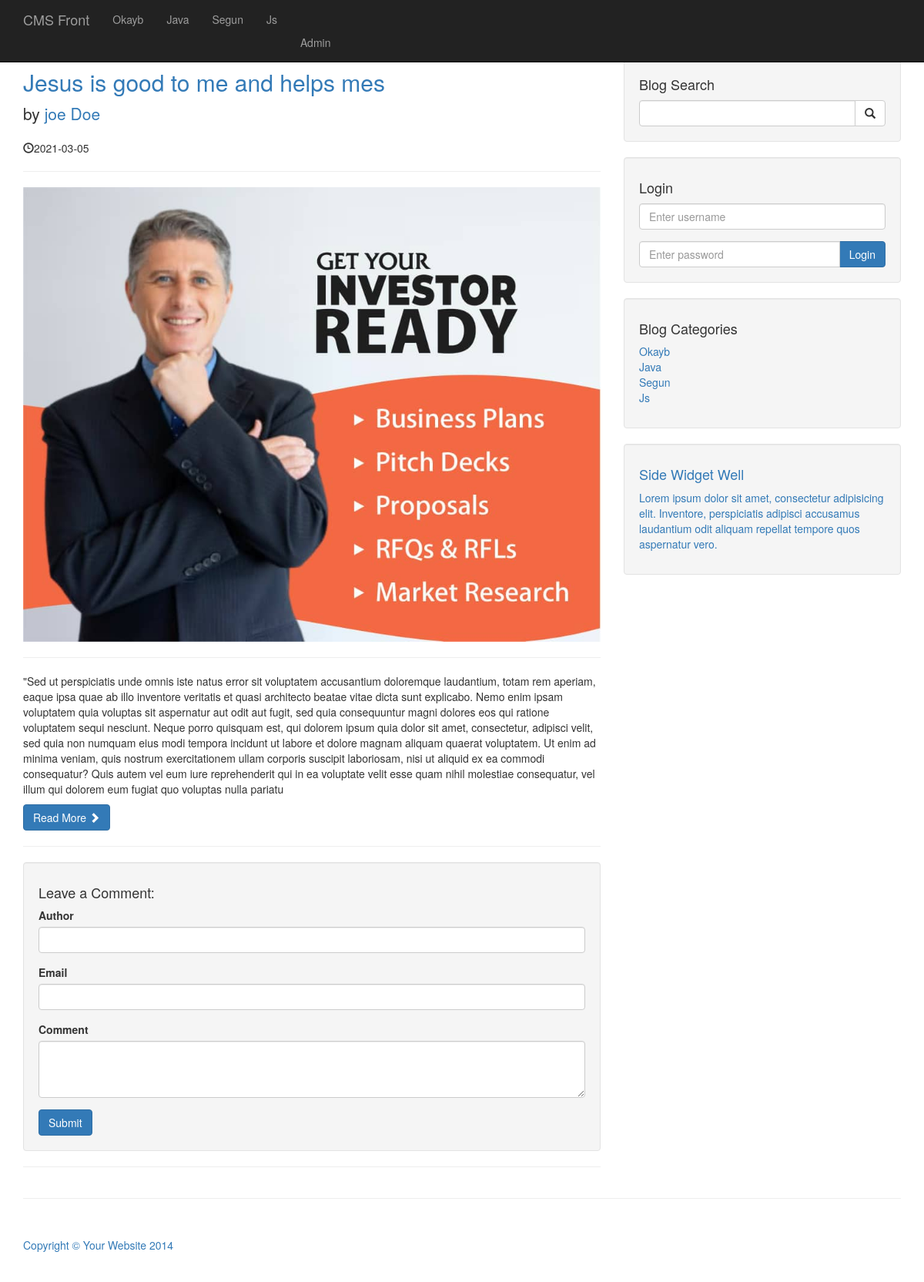
The app's page /post.php?p_id=1 with its own data.
### tables this page shows
CREATE TABLE `categories` (
  `cat_id` int(3) NOT NULL,
  `cat_title` varchar(255) NOT NULL
);

CREATE TABLE `posts` (
  `post_id` int(3) NOT NULL,
  `post_category_id` int(3) NOT NULL,
  `post_title` varchar(255) NOT NULL,
  `post_author` varchar(255) NOT NULL,
  `post_date` date NOT NULL,
  `post_image` text NOT NULL,
  `post_content` text NOT NULL,
  `post_tags` varchar(255) NOT NULL,
  `post_comment_count` int(11) NOT NULL,
  `post_status` varchar(255) NOT NULL DEFAULT 'draft'
);

### post.php (the view, shortened to what this page needs)
<?php include 'includes/header.php'?>
<?php include 'includes/navbar.php'?>
    <div class="container">
        <div class="row">
            <div class="col-md-8">
<?php
if(isset($_GET['p_id'])){
    $post_id=$_GET['p_id'];
}
$query="SELECT * FROM posts WHERE post_id = $post_id ";
$select_all_posts=mysqli_query($connection,$query);
while($row=mysqli_fetch_assoc($select_all_posts)){
    $post_title=$row['post_title'];
    $post_author=$row['post_author'];
    $post_date=$row['post_date'];
    $post_image=$row['post_image'];
    $post_content=$row['post_content'];
?>
                <h2>
                    <a href="#"><?php echo $post_title?></a>
                </h2>
                <p class="lead">
                    by <a href="index.php"><?php echo $post_author?></a>
                </p>
                <p><span class="glyphicon glyphicon-time"></span><?php echo $post_date?></p>
                <hr>
                <img class="img-responsive" src="images/<?php echo $post_image; ?>" alt="">
                <hr>
                <p><?php echo $post_content?></p>
                <a class="btn btn-primary" href="#">Read More <span class="glyphicon glyphicon-chevron-right"></span></a>
    <hr>
<?php } ?>
                <div class="well">
                    <h4>Leave a Comment:</h4>
                    <form action="" method="POST" role="form" >
                    <div class="form-group">
                        <label for="author">Author</label>
                        <input type="text" name="comment_author"  class="form-control" required>
                        </div>
                        <div class="form-group">
                            <label for="email">Email</label>
                    <input type="email" name="comment_email" class="form-control" required>
                        </div>
                        <div class="form-group">
                            <label for="comment">Comment</label>
                            <textarea class="form-control" name="comment_content" rows="3"></textarea>
                        </div>
                        <button type="submit" name="create_comment" class="btn btn-primary">Submit</button>
                    </form>
                </div>
                <hr>
            </div>
<?php include 'includes/sidebar.php'?>
        </div>
    </div>
        <hr>
        <?php include 'includes/footer.php'?>

### includes/navbar.php (shortened to what this page needs)
<?php include 'includes/db.php'?>
<nav class="navbar navbar-inverse navbar-fixed-top" role="navigation">
    <div class="container">
        <div class="navbar-header">
            <a class="navbar-brand" href="index.php">CMS Front</a>
        </div>
        <div class="collapse navbar-collapse" id="bs-example-navbar-collapse-1">
            <ul class="nav navbar-nav">
        <?php
        $query="SELECT * FROM categories";
        $select_all_categories=mysqli_query($connection,$query);
        while($row=mysqli_fetch_assoc($select_all_categories)){
           $cat_title= $row['cat_title'];
           $cat_id= $row['cat_id'];
           echo "<li><a href='category.php?category=$cat_id'>{$cat_title}</li>";
        }
        ?>
        <li class="navbar-link">
                    <a href="admin/index.php">Admin</a>
                </li>
            </ul>
        </div>
    </div>
</nav>

### includes/sidebar.php (shortened to what this page needs)
<div class="col-md-4">
<div>
                <div class="well">
                    <h4>Blog Search</h4>
                    <form action="search.php" method="post">
                    <div class="input-group">
                        <input  type="text" name="search" class="form-control">
                        <span class="input-group-btn">
                        <button class="btn btn-default"name="submit" type="submit">
                                <span class="glyphicon glyphicon-search"></span>
                        </button>
                        </span>
                    </div>
                    </form>
                </div>
                <div class="well">
                    <h4>Login</h4>
                    <form action="includes/login.php" method="post">
                    <div class="form-group">
                        <input  type="text" name="username" class="form-control"  placeholder="Enter username">
                    </div>
                    <div class="input-group">
                        <input  type="password" name="password" class="form-control"  placeholder="Enter password">
                        <span class="input-group-btn">
                        <button class="btn btn-primary" name="login" type="submit">Login</button>
                        </span>
                    </div>
                    </form>
                </div>
                <div>
                <div class="well">
                <?php
            $query="SELECT * FROM categories";
            $select_all_categories_sidebar=mysqli_query($connection,$query);
            ?>
                    <h4>Blog Categories</h4>
                    <div class="row">
                        <div class="col-lg-12">
                            <ul class="list-unstyled">
                            <?php
                            while($row=mysqli_fetch_assoc($select_all_categories_sidebar )){
                                $cat_title= $row['cat_title'];
                                $cat_id= $row['cat_id'];
                                echo "<li><a href='category.php?category=$cat_id'>{$cat_title}</li>";
                            }
                             ?>
                            </ul>
                                                   </div>
                    </div>
                </div>
                </div>
                <div class="well">
                    <?php include "widget.php"?>
                </div>
            </div>

### css/blog-home.css (style rules this page uses)
body { padding-top: 70px; }

### records on screen
categories: cat_title "Okayb"
categories: cat_title "Java"
categories: cat_title "Segun"
categories: cat_title "Js"
posts: post_title "Jesus is good to me and helps mes", post_author "joe Doe", post_date "2021-03-05", post_image (picture), post_content "\"Sed ut perspiciatis unde omnis iste natus error sit voluptatem accusantium doloremque laudantium, totam rem aperiam, eaque ipsa quae ab illo inventore veritatis et quasi architecto beatae vitae dicta sunt explicabo. Nemo enim ipsam voluptatem quia voluptas sit aspernatur aut odit aut fugit, sed quia consequuntur magni dolores eos qui ratione voluptatem sequi nesciunt. Neque porro quisquam est, qui dolorem ipsum quia dolor sit amet, consectetur, adipisci velit, sed quia non numquam eius modi tempora incidunt ut labore et dolore magnam aliquam quaerat voluptatem. Ut enim ad minima veniam, quis nostrum exercitationem ullam corporis suscipit laboriosam, nisi ut aliquid ex ea commodi…"
